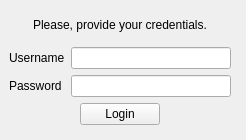
<?xml version="1.0" encoding="UTF-8"?>
<ui version="4.0">
 <class>Form</class>
 <widget class="QWidget" name="Form">
  <property name="geometry">
   <rect>
    <x>0</x>
    <y>0</y>
    <width>246</width>
    <height>140</height>
   </rect>
  </property>
  <property name="windowTitle">
   <string>Log in</string>
  </property>
  <widget class="QWidget" name="verticalLayoutWidget">
   <property name="geometry">
    <rect>
     <x>9</x>
     <y>9</y>
     <width>222</width>
     <height>116</height>
    </rect>
   </property>
   <layout class="QVBoxLayout" name="verticalLayout">
    <item>
     <widget class="QLabel" name="label_info">
      <property name="text">
       <string>Please, provide your credentials.</string>
      </property>
      <property name="alignment">
       <set>Qt::AlignCenter</set>
      </property>
     </widget>
    </item>
    <item>
     <layout class="QFormLayout" name="formLayout">
      <item row="0" column="0">
       <widget class="QLabel" name="label_username">
        <property name="text">
         <string>Username</string>
        </property>
       </widget>
      </item>
      <item row="0" column="1">
       <widget class="QLineEdit" name="edit_username"/>
      </item>
      <item row="1" column="0">
       <widget class="QLabel" name="label_password">
        <property name="text">
         <string>Password</string>
        </property>
       </widget>
      </item>
      <item row="1" column="1">
       <widget class="QLineEdit" name="edit_password"/>
      </item>
     </layout>
    </item>
    <item>
     <layout class="QHBoxLayout" name="horizontalLayout_2">
      <item>
       <spacer name="horizontalSpacer">
        <property name="orientation">
         <enum>Qt::Horizontal</enum>
        </property>
        <property name="sizeHint" stdset="0">
         <size>
          <width>40</width>
          <height>20</height>
         </size>
        </property>
       </spacer>
      </item>
      <item>
       <widget class="QPushButton" name="btn_login">
        <property name="text">
         <string>Login</string>
        </property>
       </widget>
      </item>
      <item>
       <spacer name="horizontalSpacer_2">
        <property name="orientation">
         <enum>Qt::Horizontal</enum>
        </property>
        <property name="sizeHint" stdset="0">
         <size>
          <width>40</width>
          <height>20</height>
         </size>
        </property>
       </spacer>
      </item>
     </layout>
    </item>
   </layout>
  </widget>
 </widget>
 <resources/>
 <connections/>
</ui>
